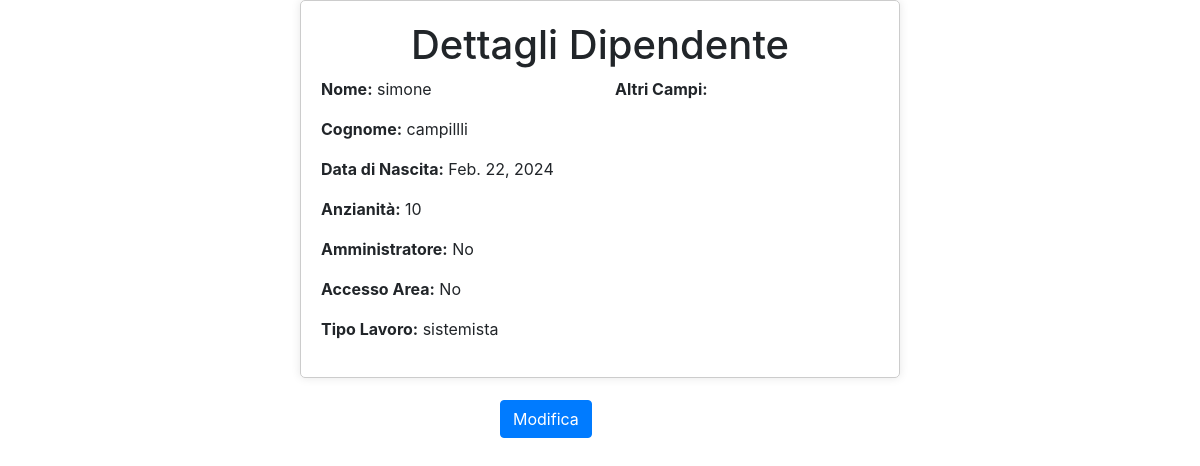
Page /dipendente/1/ on the committed database.
### dallaraWebApp/models.py (models this page shows, shortened)
class Dipendente(models.Model):
    nome = models.CharField(max_length=100)
    cognome = models.CharField(max_length=100)
    data_nascita = models.DateField()
    anzianita = models.IntegerField()  # Anni di anzianità all'interno dell'azienda
    amministratore = models.BooleanField(default=False)
    formazioni = models.ManyToManyField('Formazione', blank=True)
    lavori = models.ManyToManyField('Storico', blank=True)
    accesso_area = models.BooleanField(default=False)
    tipo_lavoro = models.CharField(max_length=100)
    area_di_lavoro = models.CharField(max_length=100)
    altri_campi = models.TextField(blank=True)
    risorse_umane = models.BooleanField(default=False)
    username=models.ForeignKey(User,on_delete=models.CASCADE,default=None)
    immagine_profilo = models.ImageField(upload_to='immagini_profilo/', blank=True, null=True)

### dallaraWebApp/views.py (the view)
# urls.py: path('dipendente/<int:dipendente_id>/', views.visualizza_dipendente, name='visualizza_dipendente'),
def visualizza_dipendente(request, dipendente_id):
    dipendente = Dipendente.objects.get(id=dipendente_id)
    context = {
        'dipendente': dipendente
    }
    return render(request, 'htmls/visualizza_dipendente.html', context)

### dallaraWebApp/templates/htmls/visualizza_dipendente.html (shortened to what this page needs)
<!DOCTYPE html>
<html lang="en">
<head>
    <link href="https://stackpath.bootstrapcdn.com/bootstrap/4.5.2/css/bootstrap.min.css" rel="stylesheet">
</head>
<body>
    <div class="container">
        <div class="details-container">
            <h1 class="text-center">Dettagli Dipendente</h1>
            <div class="row">
                <div class="col-md-6">
                    <p><strong>Nome:</strong> <span id="nome">{{ dipendente.nome }}</span></p>
                    <p><strong>Cognome:</strong> <span id="cognome">{{ dipendente.cognome }}</span></p>
                    <p><strong>Data di Nascita:</strong> <span id="data_nascita">{{ dipendente.data_nascita }}</span></p>
                    <p><strong>Anzianità:</strong> <span id="anzianita">{{ dipendente.anzianita }}</span></p>
                    <p><strong>Amministratore:</strong> <span id="amministratore">{% if dipendente.amministratore %}Sì{% else %}No{% endif %}</span></p>
                    <p><strong>Accesso Area:</strong> <span id="accesso_area">{% if dipendente.accesso_area %}Sì{% else %}No{% endif %}</span></p>
                    <p><strong>Tipo Lavoro:</strong> <span id="tipo_lavoro">{{ dipendente.tipo_lavoro }}</span></p>
                </div>
                <div class="col-md-6">
                    <p><strong>Altri Campi:</strong></p>
                </div>
            </div>
        </div>
    </div>
    <a href="{% url 'modifica_dipendente' dipendente.pk %}">
        <button type="submit" class="btn btn-primary" style="position: absolute; top: 400px; left: 500px;">Modifica</button>
</a>
</body>
</html>

### dallaraWebApp/templates/htmls/visualizza_dipendente.html (style rules this page uses)
.details-container { max-width: 600px; margin: 0 auto; padding: 20px; border: 1px solid #ccc; border-radius: 5px; box-shadow: 0 0 10px rgba(0, 0, 0, 0.1); }

### rows in the picture
Dipendente: nome "simone", cognome "campillli", data_nascita "Feb. 22, 2024", anzianita "10", tipo_lavoro "sistemista"
